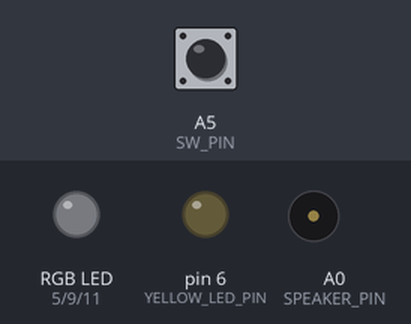
Bench run of a program on a simulated Arduino Uno, built with avr-gcc and run on an emulated ATmega328P. On the bench: an RGB LED mixed from three pins (HIGH = lit), output pins drawn as LEDs (lit = HIGH), buzzer (waves = sounding). Dashed ring = blinking. Inputs (shaded band) come from the test bench; at power-on: A5 (SW_PIN) HIGH. Dim RGB values are drawn brighter than linear; what the program prints to the serial monitor is not drawn.

Above: at 1.2 s.
1.3 s: A5 (SW_PIN) pulled LOW for 0.15 s
At 2.1 s:
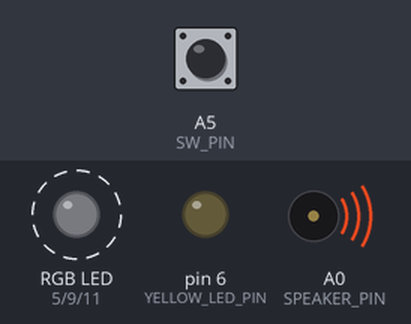
At 13.7 s:
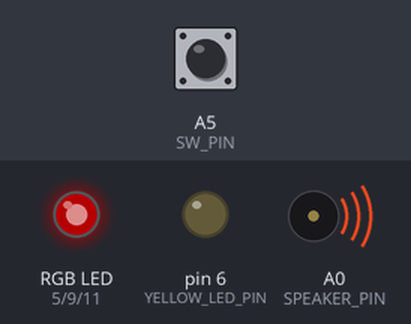
Timing chart, 0 to 18.8 s (numbered marks = the images above; inputs shaded):
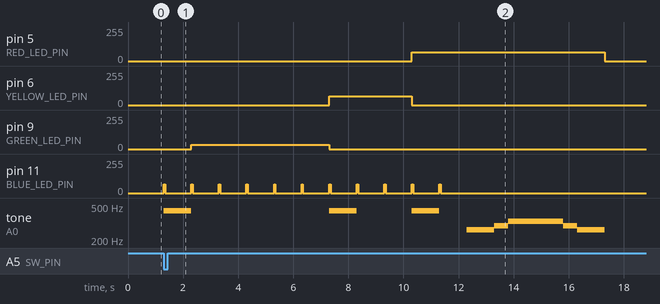

Measured:
- after the input at 1.3 s, pin 5 (RED_LED_PIN): 0/255 → 64/255 after 9.0 s, → 0/255 7.0 s later; pin 6 (YELLOW_LED_PIN): 0/255 → 64/255 after 6.0 s, → 0/255 3.0 s later

The program:

main.cpp
```cpp
// sketch name = SW_LEDcontor
// Switch押下でLED点滅しブザー鳴動する

/*
  Version 3.0
    スケッチ調整
      接続端子の番号を #define から constに変更
    関数定義
      setRemainingLed()
*/

/* スイッチを押下したらブザー鳴動する
   タイマー時間がゼロでなければ青LEDを毎秒点滅する
   タイマー時間が1/2超ならば緑LEDを点滅する
   タイマー時間が1/2以下かつ1/4超ならば黄LEDを点滅する
   タイマー時間が1/4以下ならば赤LEDを点滅する
   LEDが緑から黄、黄から赤に変わるときにブザー鳴動する
   タイマー時間がゼロならばブザー鳴動する
*/

/*
  LEDの明るさ調整のためdigitalWrite(PIN, HIGH)を
  analogWrite(PIN, 0-255)にしてある。
  LEDを消すときはdigitalWrite(PIN, LOW)を使っている
*/

#include <Arduino.h>
#include "pitch.h"    // 音程周波数定義ファイル

#define TIMER 10      // タイマー時間（秒）
int     halfTimer;    // タイマー時間の1/2
int     soonTimer;    // タイマー時間の1/4

const int BLUE_LED_PIN = 11;       // 青LED接続端子
const int GREEN_LED_PIN = 9;   // 緑LED接続端子
const int YELLOW_LED_PIN = 6;  // 黄LED接続端子
const int RED_LED_PIN = 5;     // 赤LED接続端子

const int lightingSecond = 50; // 点灯時間
const int delaySecond = 950;      // 消灯時間

#define SPEAKER_PIN A0 // 圧電スピーカー(パッシブスピーカー)接続端子
#define SW_PIN A5 // スイッチ接続端子
#define SW_OFF 1  // スイッチOFFのdigitalReadの値

void setRemainingLed(int position){
  // setRemainingLed関数定義
  //   positionで指定した位置の残り時間LEDのみをONにする

  // 最初に全部のLEDをOFFにしておく
  digitalWrite(GREEN_LED_PIN, LOW);
  digitalWrite(YELLOW_LED_PIN, LOW);
  digitalWrite(RED_LED_PIN, LOW);

  // positionの値に応じて対応するLEDをONにする
  switch (position)
  {
  case 1:
    analogWrite(GREEN_LED_PIN, 32);
    break;
  case 2:
    analogWrite(YELLOW_LED_PIN, 64);
    break;
  case 3:
    analogWrite(RED_LED_PIN, 64);
    break;
  }
}

void setup() {
  Serial.begin(9600);
  pinMode(SW_PIN, INPUT_PULLUP); // タクトスイッチ（A5）をプルアップ入力に設定
  pinMode(BLUE_LED_PIN, OUTPUT);
  pinMode(GREEN_LED_PIN, OUTPUT);
  pinMode(YELLOW_LED_PIN, OUTPUT);
  pinMode(RED_LED_PIN, OUTPUT);

  halfTimer = TIMER / 2;
  soonTimer = TIMER / 4;
}

void loop() {
  Serial.println("スイッチを押すまで待機"); // debug
  // スイッチが押されるまで待つ
  while( digitalRead(SW_PIN) == SW_OFF ) {
  }

  Serial.println("st,青ピカ"); //debug
  tone(SPEAKER_PIN, RA_4);   // パッシブスピーカーを鳴らす
  analogWrite(BLUE_LED_PIN, 64);
  delay(lightingSecond);
  digitalWrite(BLUE_LED_PIN, LOW);
  delay(delaySecond);
  noTone(SPEAKER_PIN); // パッシブスピーカーを止める

  for (int i = 0; i < TIMER; i++){          // タイマー時間だけLEDを点滅する
    int timeLeft = TIMER - i;

    if (timeLeft > halfTimer)
    {
      Serial.print(timeLeft); // debug
      Serial.println("緑ピカ"); // debug
      setRemainingLed(1);       //  充分時間があるので緑LED点灯
      }else if(timeLeft <= halfTimer && timeLeft > soonTimer){
      Serial.print(timeLeft); // debug
      Serial.println("黄ピカ"); // debug
      setRemainingLed(2); //  残り時間半分なので黄LED点灯
    }else if(timeLeft <= soonTimer && timeLeft > 0){
      Serial.print(timeLeft); // debug
      Serial.println("赤ピカ"); // debug
      setRemainingLed(3); //  残り時間1/4なので赤LED点灯
    }

    //  青LED点滅、ただしタイマー1/2または1/4はブザー鳴らす
    if(timeLeft == halfTimer || timeLeft == soonTimer){
      Serial.print(timeLeft);   // debug
      Serial.println("青ピカ"); // debug
      tone(SPEAKER_PIN, RA_4); // パッシブスピーカーを鳴らす
      analogWrite(BLUE_LED_PIN, 64);
      delay(lightingSecond);
      digitalWrite(BLUE_LED_PIN, LOW);
      delay(delaySecond);
      noTone(SPEAKER_PIN); // パッシブスピーカーを止める
    }else{
      analogWrite(BLUE_LED_PIN, 64);
      delay(lightingSecond);
      digitalWrite(BLUE_LED_PIN, LOW);
      delay(delaySecond);
    }
  }

  //残り時間ゼロのシーケンス
  Serial.println("全消灯"); // debug
  int melody[] =    {DO_4, RE_4, MI_4, REST, RE_4, REST, DO_4}; // メロディーを定義
  int duration[] =  {   2,    1,    4,    0,    1,    0,    2};// 音の長さを定義
  for (int i = 0; i < 7; i++)  {
    // melody[i]の値がREST(=0)の場合、音を止めて指定時間待つ
    // それ以外の場合は、通常通りtoneで音を出す
    if (melody[i] == REST) {
      noTone(SPEAKER_PIN);
      delay(duration[i] * 500);
    }else{
      tone(SPEAKER_PIN, melody[i]);
      delay(duration[i] * 500);
    }
    Serial.print("MELODY= "); // debug
    Serial.println(melody[i]); // debug
  }
  noTone(SPEAKER_PIN);

  digitalWrite(GREEN_LED_PIN, LOW);
  digitalWrite(YELLOW_LED_PIN, LOW);
  digitalWrite(RED_LED_PIN, LOW);
}

/*
 参考 tool\lab.com
    Arduino入門 〜基礎編パート1〜
    https://tool-lab.com/arduino-basic-1-11/
    https://tool-lab.com/movie-arduino-basic-3/

    Arduino入門 （5）スイッチを追加する
    https://www.youtube.com/watch?v=fNV6DZtcccI&t=1280s
    https://tool-lab.com/movie-arduino-basic-5/

    Arduino入門 （6）スピーカー追加
    https://www.youtube.com/watch?v=t60KHACVg10
    https://tool-lab.com/movie-arduino-basic-6/

    Arduino入門 （7）残り時間目安の表示
    https://www.youtube.com/watch?v=ujLNQmCM-PU&t=1143s
    https://tool-lab.com/movie-arduino-basic-7/

    Arduino入門 (8) メロディーアラームの再生
    https://www.youtube.com/watch?v=FFuNVTBoPQo
    https://tool-lab.com/movie-arduino-basic-8/

    Arduino入門 (9) スケッチ仕上げ
    https://www.youtube.com/watch?v=TwQRm-ImXWc
    https://tool-lab.com/movie-arduino-basic-9/
*/
```

pitch.h
```cpp
/*
 * 音程ごとの周波数
 */

// 休符
#define REST 0

// 各音程の周波数
#define DO_3 131
#define DOS_3 139
#define RE_3 147
#define RES_3 156
#define MI_3 165
#define FA_3 175
#define FAS_3 185
#define SO_3 196
#define SOS_3 208
#define RA_3 220
#define RAS_3 233
#define SI_3 247
#define DO_4 262
#define DOS_4 277
#define RE_4 294
#define RES_4 311
#define MI_4 330
#define FA_4 349
#define FAS_4 370
#define SO_4 392
#define SOS_4 415
#define RA_4 440
#define RAS_4 466
#define SI_4 494
#define DO_5 523
#define DOS_5 554
#define RE_5 587
#define RES_5 622
#define MI_5 659
#define FA_5 698
#define FAS_5 740
#define SO_5 784
#define SOS_5 831
#define RA_5 880
#define RAS_5 932
#define SI_5 988
#define DO_6 1047
```
